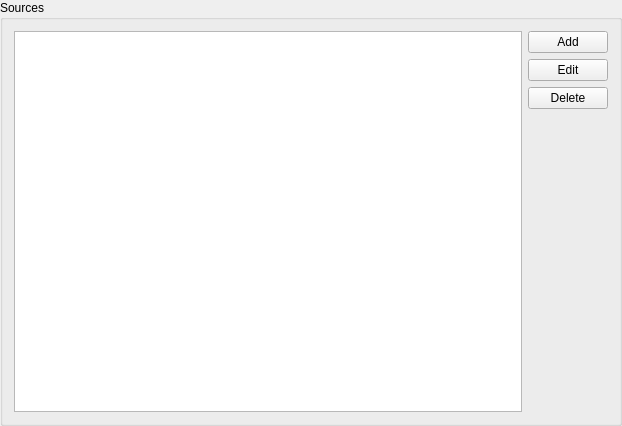
<?xml version="1.0" encoding="UTF-8"?>
<ui version="4.0">
 <class>SourcesGroupBox</class>
 <widget class="QGroupBox" name="SourcesGroupBox">
  <property name="geometry">
   <rect>
    <x>0</x>
    <y>0</y>
    <width>622</width>
    <height>426</height>
   </rect>
  </property>
  <property name="windowTitle">
   <string>GroupBox</string>
  </property>
  <property name="title">
   <string>Sources</string>
  </property>
  <layout class="QHBoxLayout" name="horizontalLayout">
   <item>
    <layout class="QHBoxLayout" name="horizontalLayout_3">
     <item>
      <widget class="QTableView" name="tableView">
       <property name="editTriggers">
        <set>QAbstractItemView::NoEditTriggers</set>
       </property>
       <property name="alternatingRowColors">
        <bool>true</bool>
       </property>
       <property name="selectionMode">
        <enum>QAbstractItemView::SingleSelection</enum>
       </property>
       <property name="selectionBehavior">
        <enum>QAbstractItemView::SelectRows</enum>
       </property>
       <property name="sortingEnabled">
        <bool>true</bool>
       </property>
       <attribute name="verticalHeaderVisible">
        <bool>true</bool>
       </attribute>
       <attribute name="verticalHeaderMinimumSectionSize">
        <number>24</number>
       </attribute>
       <attribute name="verticalHeaderDefaultSectionSize">
        <number>24</number>
       </attribute>
      </widget>
     </item>
     <item>
      <layout class="QVBoxLayout" name="verticalLayout_2">
       <item>
        <widget class="QPushButton" name="addButton">
         <property name="text">
          <string>Add</string>
         </property>
        </widget>
       </item>
       <item>
        <widget class="QPushButton" name="editButton">
         <property name="text">
          <string>Edit</string>
         </property>
        </widget>
       </item>
       <item>
        <widget class="QPushButton" name="deleteButton">
         <property name="text">
          <string>Delete</string>
         </property>
        </widget>
       </item>
       <item>
        <spacer name="verticalSpacer_2">
         <property name="orientation">
          <enum>Qt::Vertical</enum>
         </property>
         <property name="sizeHint" stdset="0">
          <size>
           <width>20</width>
           <height>40</height>
          </size>
         </property>
        </spacer>
       </item>
      </layout>
     </item>
    </layout>
   </item>
  </layout>
 </widget>
 <resources/>
 <connections/>
</ui>
